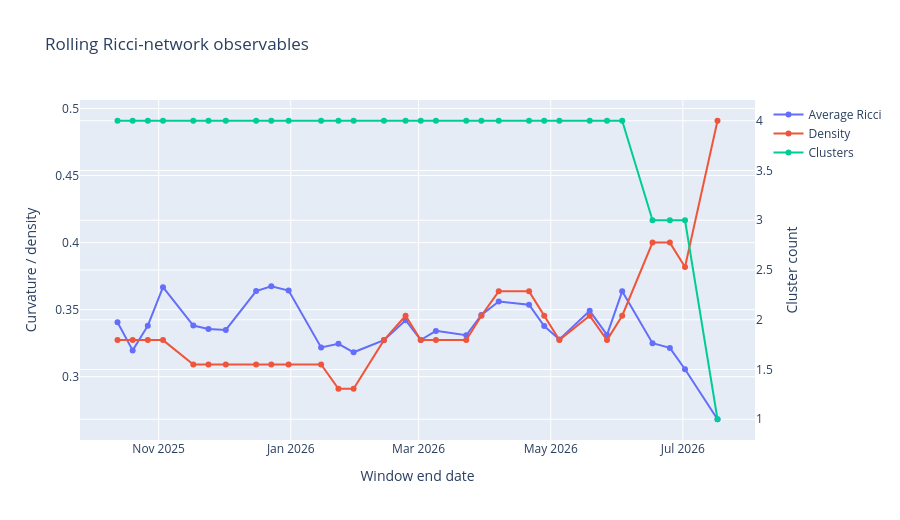

Write notebook code for a chart like this one.
### Markdown cell above
## 13. Graph-level time series｜圖層級時間序列

The HMM does not consume every edge directly. `rolling_feature_table(frames)` converts each frame into one observation vector.  
HMM 不直接吃入每一條邊；`rolling_feature_table(frames)` 將每個影格轉成一個觀測向量。

Therefore `feature_df` is the principal **HMM input feature table**, whereas the later `hmm_df` is primarily an **HMM output table** containing dates, inferred states, labels, and probabilities.  
因此 `feature_df` 才是主要的 **HMM 輸入特徵表**；後面的 `hmm_df` 主要是包含日期、推論狀態、標籤與機率的 **HMM 輸出表**。

### Code cell
# Compatibility layer for v12 feature-column naming differences.
# v12 特徵欄位命名差異相容層。
#
# Some helper.py versions expect:
#   mean_return, volatility, mean_ricci, delta2
# while rolling_feature_table() may emit different names. We create only
# the missing aliases from available columns and never overwrite real data.

feature_df = rolling_feature_table(frames).copy()

def _first_existing_column(df, candidates):
    return next((name for name in candidates if name in df.columns), None)

feature_alias_candidates = {
    "mean_return": [
        "mean_return", "market_return", "avg_return", "return_mean",
        "mean_ret", "forward_return", "realized_return"
    ],
    "volatility": [
        "volatility", "market_volatility", "avg_volatility",
        "mean_volatility", "return_std", "vol"
    ],
    "mean_ricci": [
        "mean_ricci", "mean_curvature", "avg_ricci",
        "ricci_mean", "kappa_mean", "mean_kappa"
    ],
    "delta2": [
        "delta2", "delta_2", "Delta2", "flow_distance",
        "ricci_flow_distance", "geometric_stress",
        "distance_to_flow", "graph_delta"
    ],
}

created_aliases = {}
for target, candidates in feature_alias_candidates.items():
    if target in feature_df.columns:
        continue
    source = _first_existing_column(feature_df, candidates)
    if source is not None:
        feature_df[target] = pd.to_numeric(feature_df[source], errors="coerce")
        created_aliases[target] = source

# Derive return and volatility from the same rolling windows when absent.
frame_dates = pd.to_datetime([frame.stats.end_date for frame in frames])

if "mean_return" not in feature_df.columns:
    derived_mean_return = []
    for start in starts[:len(feature_df)]:
        window = returns.iloc[start:start + 60]
        derived_mean_return.append(
            float(window.mean(axis=1, skipna=True).mean())
            if not window.empty else np.nan
        )
    feature_df["mean_return"] = derived_mean_return
    created_aliases["mean_return"] = "derived from rolling returns"

if "volatility" not in feature_df.columns:
    derived_volatility = []
    for start in starts[:len(feature_df)]:
        window = returns.iloc[start:start + 60]
        market_series = window.mean(axis=1, skipna=True)
        derived_volatility.append(
            float(market_series.std(ddof=1) * np.sqrt(252))
            if market_series.notna().sum() > 1 else np.nan
        )
    feature_df["volatility"] = derived_volatility
    created_aliases["volatility"] = "derived annualized market volatility"

# Curvature alias from likely graph-stat columns.
if "mean_ricci" not in feature_df.columns:
    curvature_source = _first_existing_column(
        feature_df,
        [c for c in feature_df.columns if "ricci" in c.lower() or "curvature" in c.lower()]
    )
    if curvature_source is not None:
        feature_df["mean_ricci"] = pd.to_numeric(
            feature_df[curvature_source], errors="coerce"
        )
        created_aliases["mean_ricci"] = curvature_source

# delta2 is optional for animation and HMM. If unavailable, use a neutral
# zero-valued placeholder only for legacy helper compatibility.
if "delta2" not in feature_df.columns:
    feature_df["delta2"] = 0.0
    created_aliases["delta2"] = (
        "neutral compatibility placeholder; not used as evidence"
    )

print("Feature columns｜特徵欄位：", list(feature_df.columns))
print("Compatibility aliases｜相容別名：", created_aliases)

display(feature_df.head())
plot_rolling_features(feature_df).show()

### Figure 1 — Plotly figure (JSON) as saved in the notebook; plotly's stock layout.template omitted (floating-point values rounded to 4 significant figures)
{"data": [{"mode": "lines+markers", "name": "Average Ricci", "type": "scatter", "x": ["2025-10-13 00:00:00", "2025-10-20 00:00:00", "2025-10-27 00:00:00", "2025-11-03 00:00:00", "2025-11-17 00:00:00", "2025-11-24 00:00:00", "2025-12-02 00:00:00", "2025-12-16 00:00:00", "2025-12-23 00:00:00", "2025-12-31 00:00:00", "2026-01-15 00:00:00", "2026-01-23 00:00:00", "2026-01-30 00:00:00", "2026-02-13 00:00:00", "2026-02-23 00:00:00", "2026-03-02 00:00:00", "2026-03-09 00:00:00", "2026-03-23 00:00:00", "2026-03-30 00:00:00", "2026-04-07 00:00:00", "2026-04-21 00:00:00", "2026-04-28 00:00:00", "2026-05-05 00:00:00", "2026-05-19 00:00:00", "2026-05-27 00:00:00", "2026-06-03 00:00:00", "2026-06-17 00:00:00", "2026-06-25 00:00:00", "2026-07-02 00:00:00", "2026-07-17 00:00:00"], "y": [0.3406, 0.3196, 0.3381, 0.3667, 0.3381, 0.3356, 0.3349, 0.3639, 0.3674, 0.3642, 0.3218, 0.3245, 0.3182, 0.3272, 0.3421, 0.3273, 0.3342, 0.3309, 0.346, 0.356, 0.3537, 0.3377, 0.3278, 0.3491, 0.3311, 0.3636, 0.3249, 0.3215, 0.3055, 0.2682]}, {"mode": "lines+markers", "name": "Density", "type": "scatter", "x": ["2025-10-13 00:00:00", "2025-10-20 00:00:00", "2025-10-27 00:00:00", "2025-11-03 00:00:00", "2025-11-17 00:00:00", "2025-11-24 00:00:00", "2025-12-02 00:00:00", "2025-12-16 00:00:00", "2025-12-23 00:00:00", "2025-12-31 00:00:00", "2026-01-15 00:00:00", "2026-01-23 00:00:00", "2026-01-30 00:00:00", "2026-02-13 00:00:00", "2026-02-23 00:00:00", "2026-03-02 00:00:00", "2026-03-09 00:00:00", "2026-03-23 00:00:00", "2026-03-30 00:00:00", "2026-04-07 00:00:00", "2026-04-21 00:00:00", "2026-04-28 00:00:00", "2026-05-05 00:00:00", "2026-05-19 00:00:00", "2026-05-27 00:00:00", "2026-06-03 00:00:00", "2026-06-17 00:00:00", "2026-06-25 00:00:00", "2026-07-02 00:00:00", "2026-07-17 00:00:00"], "y": [0.3273, 0.3273, 0.3273, 0.3273, 0.3091, 0.3091, 0.3091, 0.3091, 0.3091, 0.3091, 0.3091, 0.2909, 0.2909, 0.3273, 0.3455, 0.3273, 0.3273, 0.3273, 0.3455, 0.3636, 0.3636, 0.3455, 0.3273, 0.3455, 0.3273, 0.3455, 0.4, 0.4, 0.3818, 0.4909]}, {"mode": "lines+markers", "name": "Clusters", "type": "scatter", "x": ["2025-10-13 00:00:00", "2025-10-20 00:00:00", "2025-10-27 00:00:00", "2025-11-03 00:00:00", "2025-11-17 00:00:00", "2025-11-24 00:00:00", "2025-12-02 00:00:00", "2025-12-16 00:00:00", "2025-12-23 00:00:00", "2025-12-31 00:00:00", "2026-01-15 00:00:00", "2026-01-23 00:00:00", "2026-01-30 00:00:00", "2026-02-13 00:00:00", "2026-02-23 00:00:00", "2026-03-02 00:00:00", "2026-03-09 00:00:00", "2026-03-23 00:00:00", "2026-03-30 00:00:00", "2026-04-07 00:00:00", "2026-04-21 00:00:00", "2026-04-28 00:00:00", "2026-05-05 00:00:00", "2026-05-19 00:00:00", "2026-05-27 00:00:00", "2026-06-03 00:00:00", "2026-06-17 00:00:00", "2026-06-25 00:00:00", "2026-07-02 00:00:00", "2026-07-17 00:00:00"], "y": [4, 4, 4, 4, 4, 4, 4, 4, 4, 4, 4, 4, 4, 4, 4, 4, 4, 4, 4, 4, 4, 4, 4, 4, 4, 4, 3, 3, 3, 1], "yaxis": "y2"}], "layout": {"height": 520, "hovermode": "x unified", "title": {"text": "Rolling Ricci-network observables"}, "xaxis": {"title": {"text": "Window end date"}}, "yaxis": {"title": {"text": "Curvature / density"}}, "yaxis2": {"overlaying": "y", "side": "right", "title": {"text": "Cluster count"}}}}
